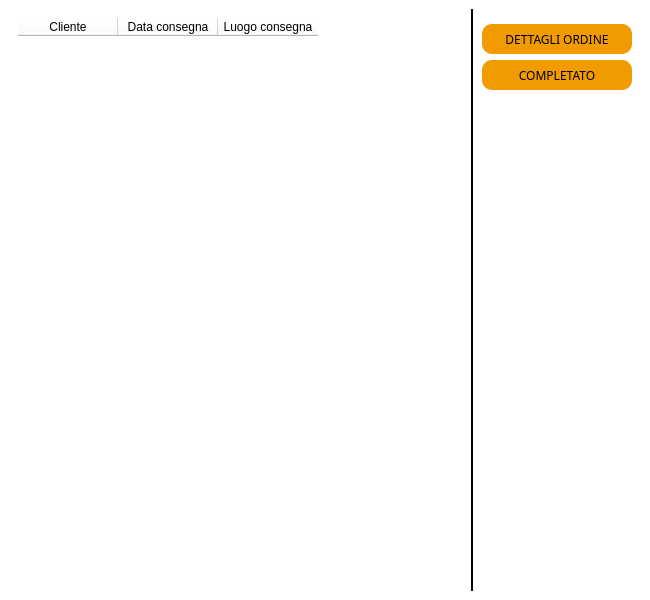
<?xml version="1.0" encoding="UTF-8"?>
<ui version="4.0">
 <class>Form</class>
 <widget class="QWidget" name="Form">
  <property name="geometry">
   <rect>
    <x>0</x>
    <y>0</y>
    <width>650</width>
    <height>600</height>
   </rect>
  </property>
  <property name="minimumSize">
   <size>
    <width>650</width>
    <height>600</height>
   </size>
  </property>
  <property name="maximumSize">
   <size>
    <width>650</width>
    <height>600</height>
   </size>
  </property>
  <property name="windowTitle">
   <string>Form</string>
  </property>
  <property name="styleSheet">
   <string notr="true">background-color: rgb(255, 255, 255);
color: rgb(0, 0, 0);
border:none;</string>
  </property>
  <layout class="QVBoxLayout" name="verticalLayout">
   <property name="spacing">
    <number>6</number>
   </property>
   <property name="leftMargin">
    <number>9</number>
   </property>
   <property name="topMargin">
    <number>9</number>
   </property>
   <property name="rightMargin">
    <number>9</number>
   </property>
   <property name="bottomMargin">
    <number>9</number>
   </property>
   <item>
    <widget class="QFrame" name="frame">
     <property name="frameShape">
      <enum>QFrame::StyledPanel</enum>
     </property>
     <property name="frameShadow">
      <enum>QFrame::Raised</enum>
     </property>
     <layout class="QHBoxLayout" name="horizontalLayout">
      <property name="spacing">
       <number>0</number>
      </property>
      <property name="leftMargin">
       <number>0</number>
      </property>
      <property name="topMargin">
       <number>0</number>
      </property>
      <property name="rightMargin">
       <number>0</number>
      </property>
      <property name="bottomMargin">
       <number>0</number>
      </property>
      <item>
       <widget class="QFrame" name="frame_3">
        <property name="sizePolicy">
         <sizepolicy hsizetype="Expanding" vsizetype="Expanding">
          <horstretch>0</horstretch>
          <verstretch>0</verstretch>
         </sizepolicy>
        </property>
        <property name="frameShape">
         <enum>QFrame::StyledPanel</enum>
        </property>
        <property name="frameShadow">
         <enum>QFrame::Raised</enum>
        </property>
        <layout class="QHBoxLayout" name="horizontalLayout_2">
         <property name="spacing">
          <number>0</number>
         </property>
         <property name="leftMargin">
          <number>0</number>
         </property>
         <property name="topMargin">
          <number>0</number>
         </property>
         <property name="rightMargin">
          <number>0</number>
         </property>
         <property name="bottomMargin">
          <number>0</number>
         </property>
         <item>
          <widget class="QStackedWidget" name="stackedWidget">
           <property name="styleSheet">
            <string notr="true">border:none</string>
           </property>
           <property name="currentIndex">
            <number>0</number>
           </property>
           <widget class="QWidget" name="page_1">
            <layout class="QHBoxLayout" name="horizontalLayout_3">
             <item>
              <widget class="QTableWidget" name="tableWidget">
               <property name="styleSheet">
                <string notr="true"/>
               </property>
               <property name="frameShape">
                <enum>QFrame::StyledPanel</enum>
               </property>
               <column>
                <property name="text">
                 <string>Cliente</string>
                </property>
               </column>
               <column>
                <property name="text">
                 <string>Data consegna</string>
                </property>
               </column>
               <column>
                <property name="text">
                 <string>Luogo consegna</string>
                </property>
               </column>
              </widget>
             </item>
            </layout>
           </widget>
           <widget class="QWidget" name="page_2">
            <layout class="QVBoxLayout" name="verticalLayout_2">
             <item>
              <widget class="QFrame" name="frame_6">
               <property name="frameShape">
                <enum>QFrame::StyledPanel</enum>
               </property>
               <property name="frameShadow">
                <enum>QFrame::Raised</enum>
               </property>
               <layout class="QVBoxLayout" name="verticalLayout_4">
                <property name="spacing">
                 <number>0</number>
                </property>
                <property name="leftMargin">
                 <number>0</number>
                </property>
                <property name="topMargin">
                 <number>0</number>
                </property>
                <property name="rightMargin">
                 <number>0</number>
                </property>
                <property name="bottomMargin">
                 <number>0</number>
                </property>
                <item>
                 <widget class="QLabel" name="prezzo">
                  <property name="font">
                   <font>
                    <family>Tiro Kannada</family>
                    <pointsize>15</pointsize>
                   </font>
                  </property>
                  <property name="text">
                   <string>INFORMAZIONI SUL CLIENTE</string>
                  </property>
                 </widget>
                </item>
                <item>
                 <widget class="QFrame" name="frame_9">
                  <property name="frameShape">
                   <enum>QFrame::StyledPanel</enum>
                  </property>
                  <property name="frameShadow">
                   <enum>QFrame::Raised</enum>
                  </property>
                  <layout class="QHBoxLayout" name="horizontalLayout_5">
                   <item>
                    <widget class="QLabel" name="label_4">
                     <property name="maximumSize">
                      <size>
                       <width>70</width>
                       <height>16777215</height>
                      </size>
                     </property>
                     <property name="font">
                      <font>
                       <family>Tiro Kannada</family>
                      </font>
                     </property>
                     <property name="text">
                      <string>Nome:</string>
                     </property>
                    </widget>
                   </item>
                   <item>
                    <widget class="QLabel" name="nome">
                     <property name="font">
                      <font>
                       <family>Tiro Kannada</family>
                      </font>
                     </property>
                     <property name="text">
                      <string>TextLabel</string>
                     </property>
                    </widget>
                   </item>
                  </layout>
                 </widget>
                </item>
                <item>
                 <widget class="QFrame" name="frame_10">
                  <property name="frameShape">
                   <enum>QFrame::StyledPanel</enum>
                  </property>
                  <property name="frameShadow">
                   <enum>QFrame::Raised</enum>
                  </property>
                  <layout class="QHBoxLayout" name="horizontalLayout_6">
                   <item>
                    <widget class="QLabel" name="label_2">
                     <property name="maximumSize">
                      <size>
                       <width>70</width>
                       <height>16777215</height>
                      </size>
                     </property>
                     <property name="font">
                      <font>
                       <family>Tiro Kannada</family>
                      </font>
                     </property>
                     <property name="text">
                      <string>Telefono:</string>
                     </property>
                    </widget>
                   </item>
                   <item>
                    <widget class="QLabel" name="telefono">
                     <property name="font">
                      <font>
                       <family>Tiro Kannada</family>
                      </font>
                     </property>
                     <property name="text">
                      <string>TextLabel</string>
                     </property>
                    </widget>
                   </item>
                  </layout>
                 </widget>
                </item>
                <item>
                 <widget class="QFrame" name="frame_5">
                  <property name="frameShape">
                   <enum>QFrame::StyledPanel</enum>
                  </property>
                  <property name="frameShadow">
                   <enum>QFrame::Raised</enum>
                  </property>
                  <layout class="QHBoxLayout" name="horizontalLayout_7">
                   <item>
                    <widget class="QLabel" name="label_3">
                     <property name="maximumSize">
                      <size>
                       <width>70</width>
                       <height>16777215</height>
                      </size>
                     </property>
                     <property name="font">
                      <font>
                       <family>Tiro Kannada</family>
                      </font>
                     </property>
                     <property name="text">
                      <string>Email:</string>
                     </property>
                    </widget>
                   </item>
                   <item>
                    <widget class="QLabel" name="email">
                     <property name="font">
                      <font>
                       <family>Tiro Kannada</family>
                      </font>
                     </property>
                     <property name="text">
                      <string>TextLabel</string>
                     </property>
                    </widget>
                   </item>
                  </layout>
                 </widget>
                </item>
               </layout>
              </widget>
             </item>
             <item>
              <widget class="Line" name="line">
               <property name="styleSheet">
                <string notr="true">border:2px solid black</string>
               </property>
               <property name="orientation">
                <enum>Qt::Horizontal</enum>
               </property>
              </widget>
             </item>
             <item>
              <widget class="QFrame" name="frame_8">
               <property name="minimumSize">
                <size>
                 <width>0</width>
                 <height>300</height>
                </size>
               </property>
               <property name="maximumSize">
                <size>
                 <width>16777215</width>
                 <height>16777215</height>
                </size>
               </property>
               <property name="frameShape">
                <enum>QFrame::StyledPanel</enum>
               </property>
               <property name="frameShadow">
                <enum>QFrame::Raised</enum>
               </property>
               <layout class="QVBoxLayout" name="verticalLayout_6">
                <property name="spacing">
                 <number>6</number>
                </property>
                <property name="leftMargin">
                 <number>0</number>
                </property>
                <property name="topMargin">
                 <number>0</number>
                </property>
                <property name="rightMargin">
                 <number>0</number>
                </property>
                <property name="bottomMargin">
                 <number>0</number>
                </property>
                <item>
                 <widget class="QLabel" name="titolo">
                  <property name="font">
                   <font>
                    <family>Tiro Kannada</family>
                    <pointsize>15</pointsize>
                   </font>
                  </property>
                  <property name="text">
                   <string>PRODOTTI ORDINATI</string>
                  </property>
                 </widget>
                </item>
                <item>
                 <widget class="QListView" name="list_view">
                  <property name="font">
                   <font>
                    <family>Tiro Kannada</family>
                   </font>
                  </property>
                  <property name="styleSheet">
                   <string notr="true">QListView{
background-color:rgba(0,0,0,225);
border-radius:10px;
color:white;
padding-left:5px;
padding-top:10px;
padding-right:5px;
}

QListView::item:selected {
border-radius:3px;
background-color: rgb(242, 155, 0);
color:black;
}</string>
                  </property>
                 </widget>
                </item>
               </layout>
              </widget>
             </item>
            </layout>
           </widget>
          </widget>
         </item>
        </layout>
       </widget>
      </item>
      <item>
       <widget class="QFrame" name="frame_4">
        <property name="sizePolicy">
         <sizepolicy hsizetype="Expanding" vsizetype="Expanding">
          <horstretch>0</horstretch>
          <verstretch>0</verstretch>
         </sizepolicy>
        </property>
        <property name="minimumSize">
         <size>
          <width>170</width>
          <height>0</height>
         </size>
        </property>
        <property name="maximumSize">
         <size>
          <width>150</width>
          <height>16777215</height>
         </size>
        </property>
        <property name="styleSheet">
         <string notr="true">border-left:2px solid black;</string>
        </property>
        <property name="frameShape">
         <enum>QFrame::StyledPanel</enum>
        </property>
        <property name="frameShadow">
         <enum>QFrame::Raised</enum>
        </property>
        <layout class="QVBoxLayout" name="verticalLayout_3">
         <property name="spacing">
          <number>6</number>
         </property>
         <property name="leftMargin">
          <number>9</number>
         </property>
         <property name="topMargin">
          <number>15</number>
         </property>
         <property name="rightMargin">
          <number>9</number>
         </property>
         <property name="bottomMargin">
          <number>9</number>
         </property>
         <item>
          <widget class="QPushButton" name="dettagli_ordine_button">
           <property name="minimumSize">
            <size>
             <width>0</width>
             <height>30</height>
            </size>
           </property>
           <property name="font">
            <font>
             <family>Tiro Kannada</family>
            </font>
           </property>
           <property name="cursor">
            <cursorShape>PointingHandCursor</cursorShape>
           </property>
           <property name="styleSheet">
            <string notr="true">QPushButton{
   
	background-color: rgb(242, 155, 0);
     border:none;
     
	color: rgb(0, 0, 0);
     border-radius:10px;
   
}</string>
           </property>
           <property name="text">
            <string>DETTAGLI ORDINE</string>
           </property>
           <property name="icon">
            <iconset resource="../../home/view/res.qrc">
             <normaloff>:/icone/icone/piu.png</normaloff>
             <normalon>:/icone/icone/meno.png</normalon>:/icone/icone/piu.png</iconset>
           </property>
           <property name="iconSize">
            <size>
             <width>13</width>
             <height>13</height>
            </size>
           </property>
           <property name="checkable">
            <bool>true</bool>
           </property>
          </widget>
         </item>
         <item>
          <widget class="QPushButton" name="completato_button">
           <property name="minimumSize">
            <size>
             <width>0</width>
             <height>30</height>
            </size>
           </property>
           <property name="font">
            <font>
             <family>Tiro Kannada</family>
            </font>
           </property>
           <property name="cursor">
            <cursorShape>PointingHandCursor</cursorShape>
           </property>
           <property name="styleSheet">
            <string notr="true">QPushButton{
   
	background-color: rgb(242, 155, 0);
     border:none;
     
	color: rgb(0, 0, 0);
     border-radius:10px;
   
}</string>
           </property>
           <property name="text">
            <string>COMPLETATO</string>
           </property>
          </widget>
         </item>
         <item>
          <spacer name="verticalSpacer">
           <property name="orientation">
            <enum>Qt::Vertical</enum>
           </property>
           <property name="sizeHint" stdset="0">
            <size>
             <width>20</width>
             <height>40</height>
            </size>
           </property>
          </spacer>
         </item>
        </layout>
       </widget>
      </item>
     </layout>
    </widget>
   </item>
  </layout>
 </widget>
 <resources>
  <include location="../../home/view/res.qrc"/>
 </resources>
 <connections/>
</ui>
